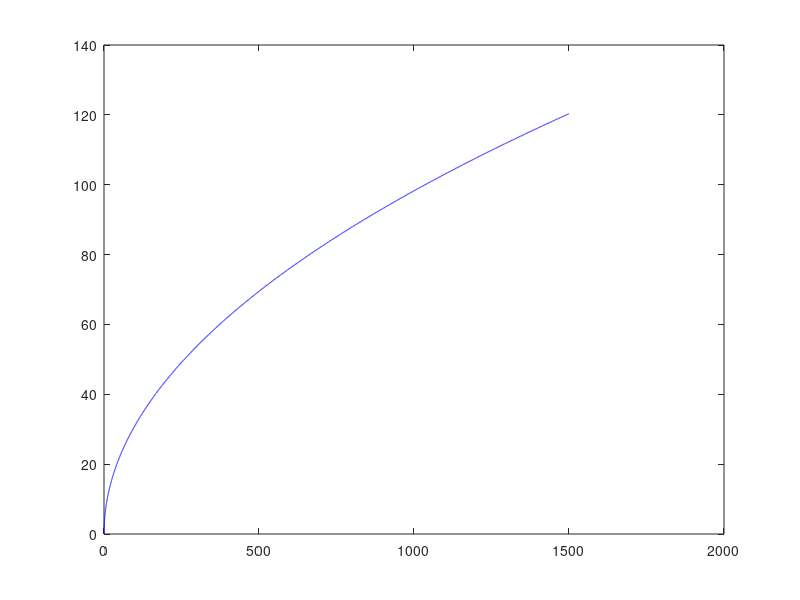

This figure's MATLAB source: (Note: this script raises an error after producing the figure.)
clc
clear all
close all

if not(isfolder("Plots"))
    mkdir("Plots")
end
addpath('Plots')

axlabelsize = 16;
titlesize = 22;
legendsize = 16;

%% DATA: square thin plate

a = 0.15;       % side
h = 0.001;     % thickness
% material properties
E = 69*10^9;    % Young's modulus
ro = 2700;      % volumetric density
ni = 0.334;     % Poisson's ratio

M = a^2 * ro * h;   % mass of the plate

%%  Propagation speed of quasi-long. and long. waves
c_l = sqrt(E/ ( ro*(1-ni^2) ) );        %quasi-long.

c_long = sqrt( (E*(1-ni)) / ( ro*(1-2*ni)*(1+ni) ) );   %long.

%%  Propagation speed of bending waves w.r.t. freq.
f = 0:0.1:1500;

v = sqrt(1.8.*f.*h*c_l);

figure('Renderer', 'painters', 'Position', [10 10 1000 600])
 
plot(f,v,'b');
xlabel('Frequency [Hz]','interpreter','latex', FontSize=axlabelsize);
ylabel('$v(f)$ [m/s]','interpreter','latex', FontSize=axlabelsize);
title('Propagation speed of bending waves','interpreter','latex', FontSize=titlesize);
grid minor  
saveas(gcf,strcat("Plots/","Speed of bending waves",".png"));

%% Modal frequencies of the first six bending modes
% CLAMPED EDGES
f_ratios = [1, 2.04, 2.04, 3.01, 3.66, 3.67];
f_0 = 1.654*c_l*h/a^2;
f_modal = f_0.*f_ratios;

% x = 1:0.01:a;
% y=x;
% 
% w = sin(m*pi*x/a) * sin(n*pi+y/a) * f_ratios(1)  
% 
% Where: 
% 
% A_mn is the amplitude for the mode (m, n). 
% m and n are mode numbers, and for the first 6 modes, m and n can take values (1, 1), (2, 1), (1, 2), (2, 2), (3, 1), and (1, 3). 
% a is the side length of the square plate. 
% f_mn is a mode-dependent constant that can be calculated based on the specific mode. 
% ω is the angular frequency of the mode.

%% Sitka spruce
E_l = 12; %1.3*10^10
E_r = 0.9; %1.3*10^9
L_y = 0.15;

aspect_ratio = (E_l/E_r)^(1/4);
%aspect_ratio = (12.8)^(1/4);

L_x = aspect_ratio*L_y;

figure
x = [0, L_x, L_x, 0, 0];
y = [0, 0, L_y, L_y, 0 ];
plot(x,y,'k-',LineWidth=2);
xlim([-0.1,L_x+0.1]);
ylim([-0.1,L_y+0.1]);
hold on 
fill(x,y,[184 142 90]./255);
xlabel('x','FontSize',20);
ylabel('y','FontSize',20);
grid minor;
%% Attached string
% properties
ro_s = 5000;    %volum. dens.
r = 0.0011;     %radius
L = 0.45;       %length
Q = 25;         %merit factor
S = pi*r^2;     %section area
m = ro_s*L*S;   %mass of the string
K = r/2;        %gyration radius

%% Tension of the string to get same fundam. freq.
mu = ro_s * (r^2);
T = (f_0^2) * 4 * (L^2) * pi * mu;
% T = (f_0^2) * 4 * (L^2) * pi * ro_s * (r^2)-((120000000000*K^2*pi*S)/L^2);
%% Coupling
f_string = [1,2,3,4,5,6].*f_0;
threshold = (pi^2) / (4*(Q^2)); 
str_pl = m/M;

if str_pl<threshold
    coupling = 'weak';
else
    coupling = 'strong';
end

f1couple_min = f_modal(1)*(1-0.02);
f1couple_plus = f_modal(1)*(1+0.02);


%% percentage diff. between modes of string and plate


for i=1:1:length(f_modal)
    for j=1:1:length(f_string)
    perc(i,j) = (f_string(j)-f_modal(i))/f_modal(i) *100;
    end
end


str_pl2 = m/4/M;
if str_pl2<threshold
    coupling2 = 'weak';
else
    coupling2 = 'strong';
end
f2couple_min = f_modal(2)*(1-0.032);
f2couple_plus = f_modal(2)*(1+0.013);


str_pl3 = m/9/M;
if str_pl3<threshold
    coupling3 = 'weak';
else
    coupling3 = 'strong';
end
f3couple_min = f_modal(4)*(1-0.02);
f3couple_plus = f_modal(4)*(1+0.02);
